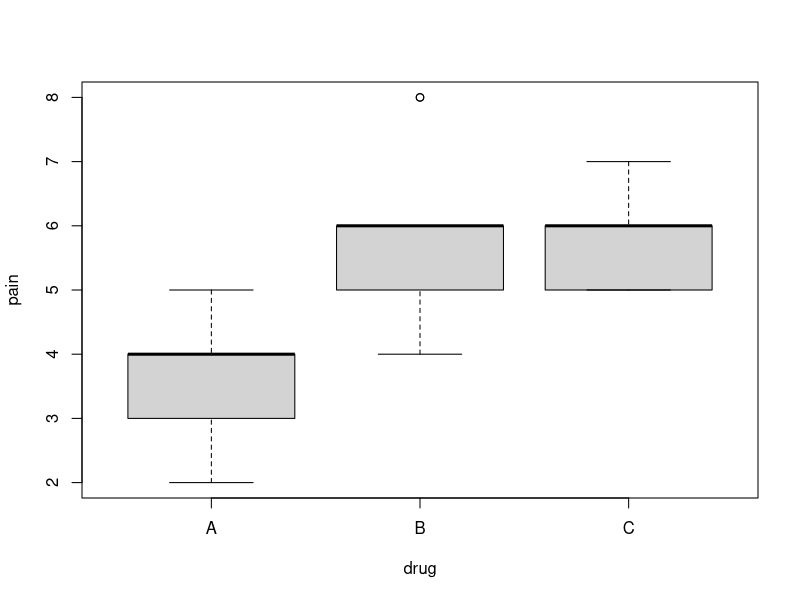

Here is the R script that generated this plot:
pain=c(4,5,4,3,2,4,3,4,4,6,8,4,5,4,6,5,8,6,6,7,6,6,7,5,6,5,5)   #data
drug=c(rep('A',9),rep('B',9),rep('C',9))
migrane =data.frame(pain,drug)
migrane$drug<-as.factor(migrane$drug)
plot(pain~drug,data = migrane)
results=aov(pain~drug,data=migrane)
summary(results)
